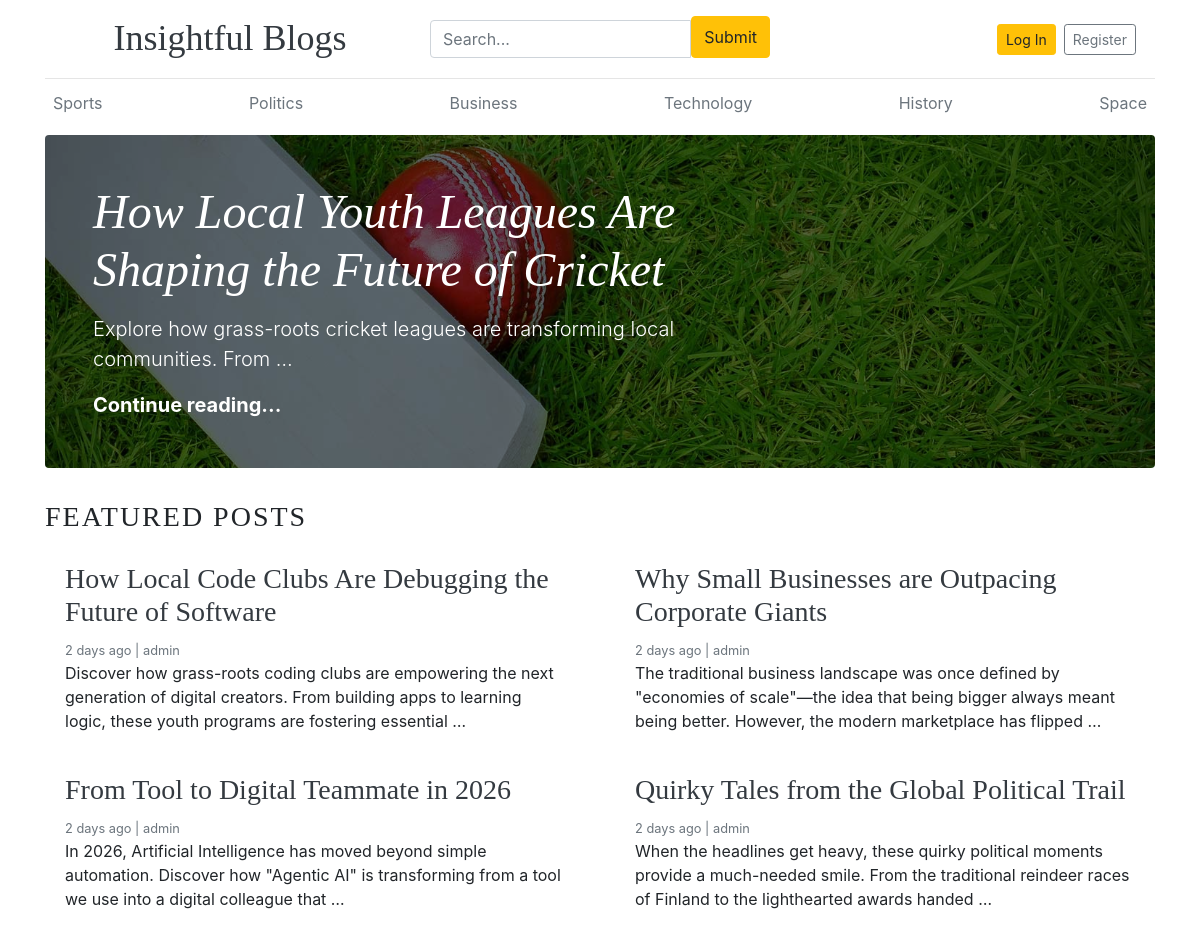
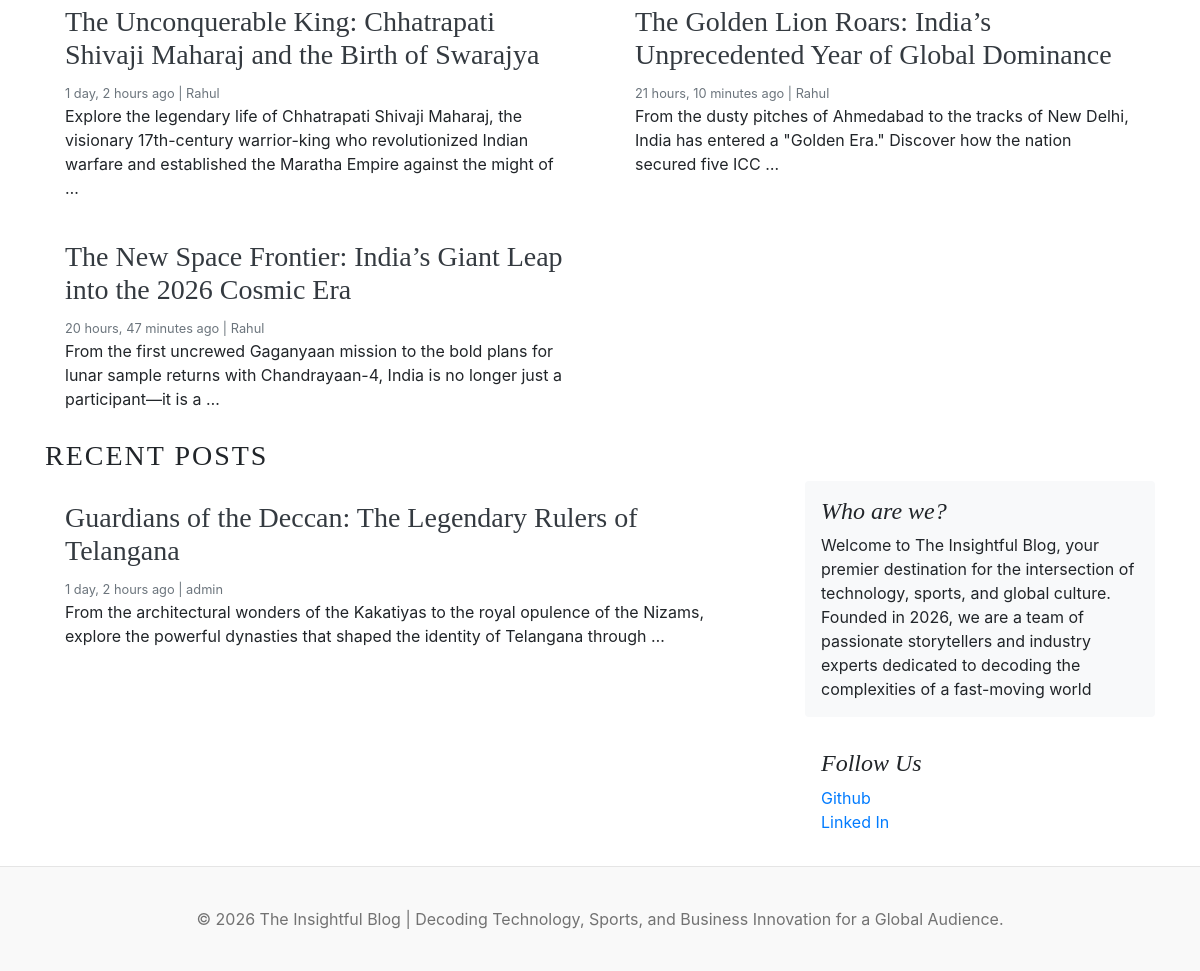
The page / on the database its author committed (2 pictures, top to bottom).
### blogs/models.py (models this page shows, shortened)
class Category(models.Model):
    category_name = models.CharField(max_length=50, unique=True)
    created_at = models.DateTimeField(auto_now_add=True)
    updated_at = models.DateTimeField(auto_now_add=True)
    class Meta:
        verbose_name_plural = "Categories"

class Blog(models.Model):
    title = models.CharField(max_length=100)
    slug = models.SlugField(max_length=150, unique=True, blank=True)
    category = models.ForeignKey(Category, on_delete=models.CASCADE)
    author = models.ForeignKey(User, on_delete=models.CASCADE)
    featured_image = models.ImageField(upload_to="uploads/%Y/%m/%d")
    short_description = models.TextField(max_length=500)
    blog_body = models.TextField(max_length=2000)
    status = models.CharField(max_length=20, choices=STATUS_CHOICES, default="Draft")
    is_featured = models.BooleanField(default=False)
    created_at = models.DateTimeField(auto_now_add=True)
    updated_at = models.DateTimeField(auto_now_add=True)

### features/models.py (models this page shows, shortened)
class About(models.Model):
    about_heading = models.CharField(max_length=30)
    about_description = models.TextField(max_length=261)
    created_at = models.DateTimeField(auto_now_add=True)
    updated_at = models.DateTimeField(auto_now_add=True)
    class Meta:
        verbose_name_plural = "About"

class SocialLink(models.Model):
    platform = models.CharField(max_length=30)
    link = models.URLField(max_length=150)
    created_at = models.DateTimeField(auto_now_add=True)
    updated_at = models.DateTimeField(auto_now_add=True)

### blog_main/views.py (the view)
# urls.py: 2. Add a URL to urlpatterns:  path('', views.home, name='home')
def home(request):
    categories = Category.objects.all()
    featured_post = Blog.objects.filter(is_featured=True, status="Published")
    posts = Blog.objects.filter(is_featured=False, status="Published")
    try:
        about = About.objects.get()
    except:
        about = None
    context = {
        "categories": categories,
        "featured_post": featured_post,
        "posts": posts,
        "about": about,
    }
    return render(request, "home.html", context)

### blogs/context_processors.py (called while the page is built)
def get_categories(request):
    categories = Category.objects.all()
    return dict(categories=categories)

def get_social_links(request):
    social_links = SocialLink.objects.all()
    return dict(social_links=social_links)

### templates/home.html
{% extends 'base.html' %}
{% block content %}
{% for post in featured_post %}
{% if forloop.first%}
<div class="jumbotron p-3 p-md-5 text-white rounded bg-dark"
  style="background-image: url({{ post.featured_image.url}});background-blend-mode: overlay;background-size:cover;">
  <div class="col-md-8 px-0">
    <h1 class="display-4 font-italic">{{post.title}}</h1>
    <p class="lead my-3">{{post.short_description | truncatewords:10}}</p>
    <p class="lead mb-0"><a href="{% url 'blogs' post.slug %}" class="text-white font-weight-bold">Continue
        reading...</a></p>
  </div>
</div>
{% endif %}
{% endfor %}
<h3 class="text-uppercase text-dark-emphasis" style="letter-spacing: 2px;">Featured Posts</h3>
<div class="row mb-2">
  {% for posts in featured_post %}
  {% if not forloop.first %}
  <div class="col-md-6">
    <div class="card border-0">
      <div class="card-body">
        <h3><a href="{% url 'blogs' posts.slug %}" class="text-dark">{{ posts.title }}</a></h3>
        <small class="mb-1 text-muted">{{ posts.created_at | timesince }} ago | {{ posts.author }}</small>
        <p class="card-text">{{ posts.short_description | truncatewords:25}}</p>
      </div>
    </div>
  </div>
  {% endif %}
  {% endfor %}
</div>
<h3 class="text-uppercase text-dark-emphasis" style="letter-spacing: 2px;">Recent Posts</h3>
<main role="main" class="container p-0">
  <div class="row">
    <div class="col-md-8 blog-main">
      {% for post in posts %}
      <div class="card border-0">
        <div class="card-body">
          <h3><a href="{% url 'blogs' post.slug %}" class="text-dark">{{ post.title }}</a></h3>
          <small class="mb-1 text-muted">{{ post.created_at | timesince }} ago | {{ post.author }}</small>
          <p class="card-text">{{ post.short_description | truncatewords:25 }}</p>
        </div>
      </div>
      {% endfor %}
    </div>
    <aside class="col-md-4 blog-sidebar">
      <div class="p-3 mb-3 bg-light rounded">
        <h4 class="font-italic">{{ about.about_heading }}</h4>
        <p class="mb-0">{{ about.about_description }}</p>
      </div>
      {% if social_links %}
      <div class="p-3">
        <h4 class="font-italic">Follow Us</h4>
        <ol class="list-unstyled">
          {% for i in social_links %}
          <li><a href="{{ i.link }}" target="_blank">{{ i.platform }}</a></li>
          {% endfor %}
        </ol>
      </div>
      {% endif %}
    </aside>
  </div>
</main>
{% endblock %}

### templates/base.html (shortened to what this page needs)
{% load static %}
<!DOCTYPE html>
<html lang="en">
<head>
    <link href="https://getbootstrap.com/docs/4.0/dist/css/bootstrap.min.css" rel="stylesheet">
    <link href="{% static 'css/blog.css' %}" rel="stylesheet">
    <link rel="stylesheet" href="https://cdnjs.cloudflare.com/ajax/libs/font-awesome/4.7.0/css/font-awesome.min.css">
</head>
<body>
    <div class="container">
        <header class="blog-header py-3 container">
            <div class="row gy-3 justify-content-between align-items-center">
                <div class="col-12 col-lg-4 text-center text-lg-start">
                    <a class="blog-header-logo text-dark h4 text-decoration-none fw-bold" href="/">Insightful Blogs</a>
                </div>
                <div class="col-12 col-lg-4">
                    <form action="{% url 'search' %}" method="GET">
                        <div class="input-group mb-1">
                            <input class="form-control mt-1" type="text" name="keyword" value="{{ keyword }}"
                                placeholder="Search..." aria-label="Search" aria-describedby="button-search" />
                            <button class="btn btn-warning" id="button-search" type="submit">Submit</button>
                        </div>
                    </form>
                </div>
                <div class="col-12 col-lg-4 d-flex justify-content-center justify-content-lg-end align-items-center">
                    {% if not user.is_authenticated %}
                    <a class="btn btn-sm btn-warning m-1" href="{% url 'login' %}">Log In</a>
                    <a class="btn btn-sm btn-outline-secondary m-1" href="{% url 'register' %}">Register</a>
                    {% else %}
                    <div class="text-muted small me-3"><a href="{% url 'dashboard' %}">Dashboard</a></div>
                    &ensp;
                    <a href="{% url 'logout' %}"
                        class="btn btn-sm btn-link text-danger text-decoration-none p-0">Logout</a>
                    {% endif %}
                </div>
            </div>
        </header>
        <div class="nav-scroller py-1 mb-2">
            <nav class="nav d-flex justify-content-between">
                {% for cat in categories %}
                <a class="p-2 text-muted" href="{% url 'posts_by_category' cat.id %}">{{cat.category_name}}</a>
                {% endfor %}
            </nav>
        </div>
        {% block content %}
        {% endblock %}
    </div>
    <footer class="blog-footer">
        <p>© 2026 The Insightful Blog | Decoding Technology, Sports, and Business Innovation for a Global Audience.</p>
    </footer>
</body>
</html>

### static/css/blog.css (style rules this page uses)
.blog-header { border-bottom: 1px solid #e5e5e5; }
.blog-header-logo { font-family: "Playfair Display", Georgia, "Times New Roman", serif; font-size: 2.25rem; }
h1, h2, h3, h4, h5, h6 { font-family: "Playfair Display", Georgia, "Times New Roman", serif; }
.display-4 { font-size: 2.5rem; }
@media (min-width: 768px) { .display-4 { font-size: 3rem; } }
.blog-footer { padding: 2.5rem 0; color: #727272; text-align: center; background-color: #f9f9f9; border-top: .05rem solid #e5e5e5; }
.blog-footer p:last-child { margin-bottom: 0; }

### rows shown on the page
Category: category_name "Sports"
Category: category_name "Politics"
Category: category_name "Business"
Category: category_name "Technology"
Category: category_name "History"
Category: category_name "Space"
Blog: featured_image (picture), title "How Local Youth Leagues Are Shaping the Future of Cricket", short_description "Explore how grass-roots cricket leagues are transforming local communities. From …"
Blog: title "How Local Code Clubs Are Debugging the Future of Software", created_at "2 days", author "admin", short_description "Discover how grass-roots coding clubs are empowering the next generation of digital creators. From building apps to learning logic, these youth programs are fostering essential …"
Blog: title "Why Small Businesses are Outpacing Corporate Giants", created_at "2 days", author "admin", short_description "The traditional business landscape was once defined by \"economies of scale\"—the idea that being bigger always meant being better. However, the modern marketplace has flipped …"
Blog: title "From Tool to Digital Teammate in 2026", created_at "2 days", author "admin", short_description "In 2026, Artificial Intelligence has moved beyond simple automation. Discover how \"Agentic AI\" is transforming from a tool we use into a digital colleague that …"
Blog: title "Quirky Tales from the Global Political Trail", created_at "2 days", author "admin", short_description "When the headlines get heavy, these quirky political moments provide a much-needed smile. From the traditional reindeer races of Finland to the lighthearted awards handed …"
Blog: title "The Unconquerable King: Chhatrapati Shivaji Maharaj and the Birth of Swarajya", created_at "1 day, 2 hours", author "Rahul", short_description "Explore the legendary life of Chhatrapati Shivaji Maharaj, the visionary 17th-century warrior-king who revolutionized Indian warfare and established the Maratha Empire against the might of …"
Blog: title "The Golden Lion Roars: India’s Unprecedented Year of Global Dominance", created_at "21 hours, 10 minutes", author "Rahul", short_description "From the dusty pitches of Ahmedabad to the tracks of New Delhi, India has entered a \"Golden Era.\" Discover how the nation secured five ICC …"
Blog: title "The New Space Frontier: India’s Giant Leap into the 2026 Cosmic Era", created_at "20 hours, 47 minutes", author "Rahul", short_description "From the first uncrewed Gaganyaan mission to the bold plans for lunar sample returns with Chandrayaan-4, India is no longer just a participant—it is a …"
Blog: title "Guardians of the Deccan: The Legendary Rulers of Telangana", created_at "1 day, 2 hours", author "admin", short_description "From the architectural wonders of the Kakatiyas to the royal opulence of the Nizams, explore the powerful dynasties that shaped the identity of Telangana through …"
About: about_heading "Who are we?", about_description "Welcome to The Insightful Blog, your premier destination for the intersection of technology, sports, and global culture. Founded in 2026, we are a team of passionate storytellers and industry experts dedicated to decoding the complexities of a fast-moving world"
SocialLink: platform "Github"
SocialLink: platform "Linked In"
